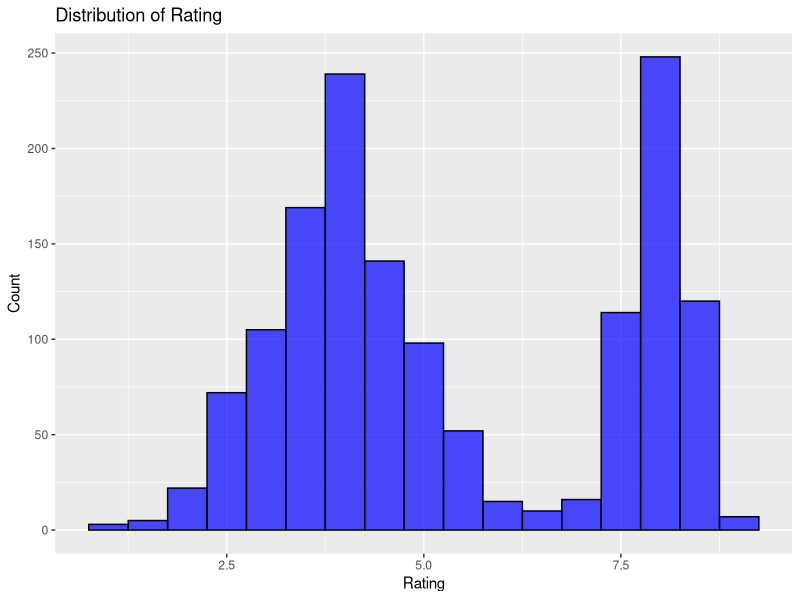
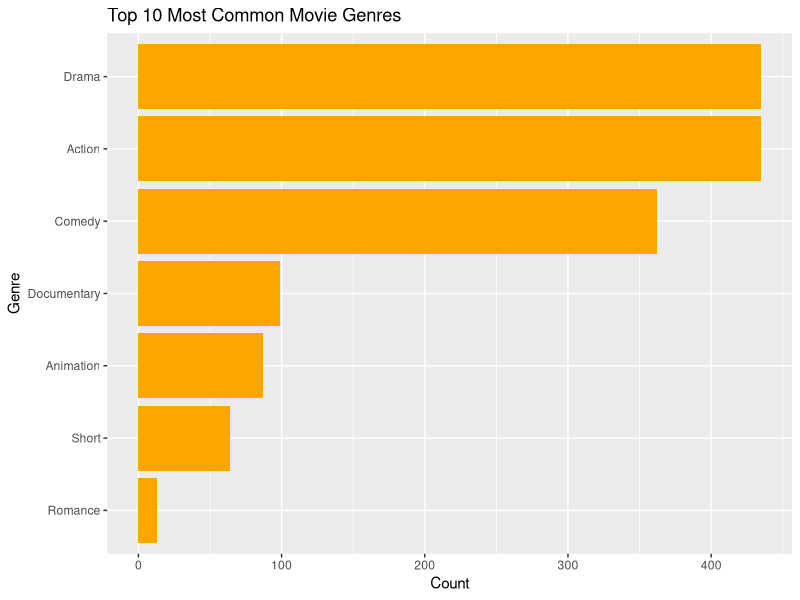
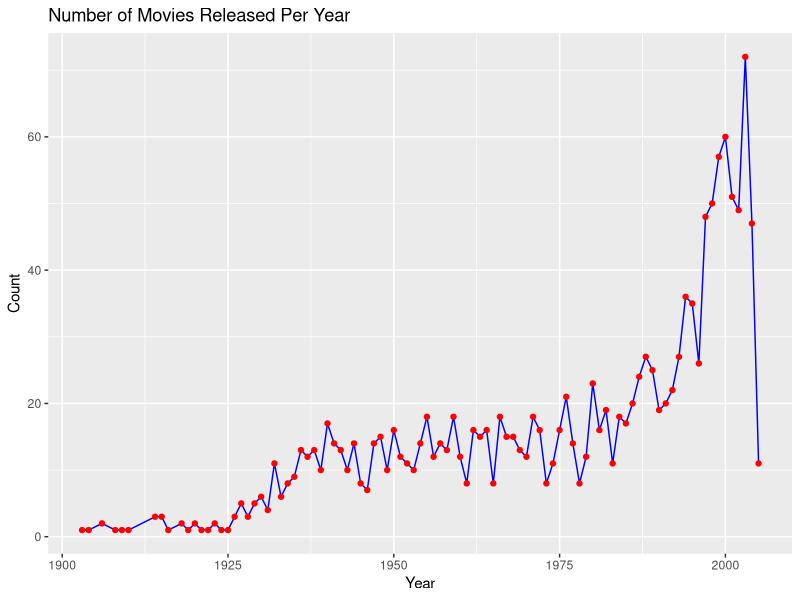
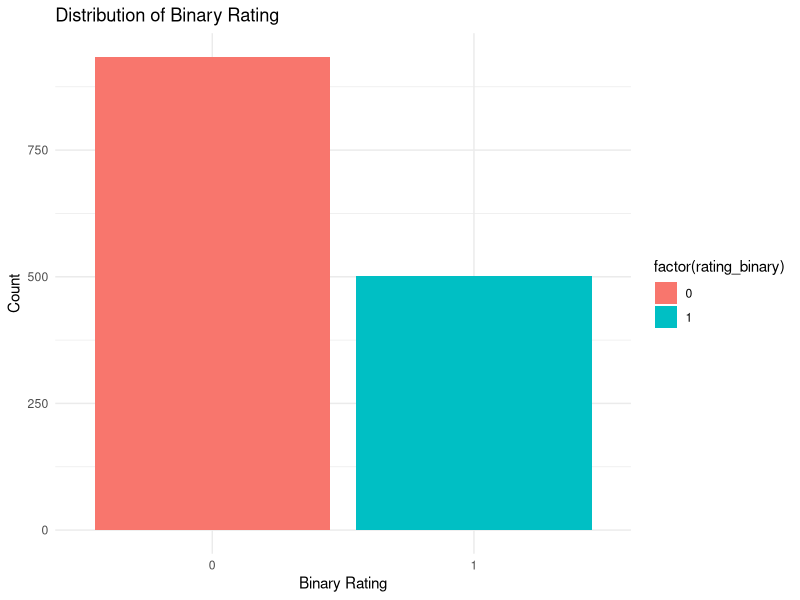
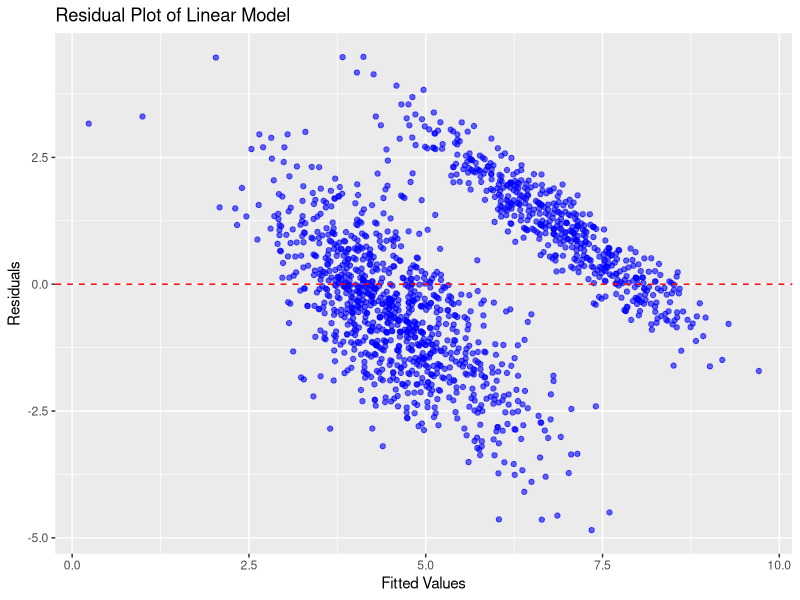
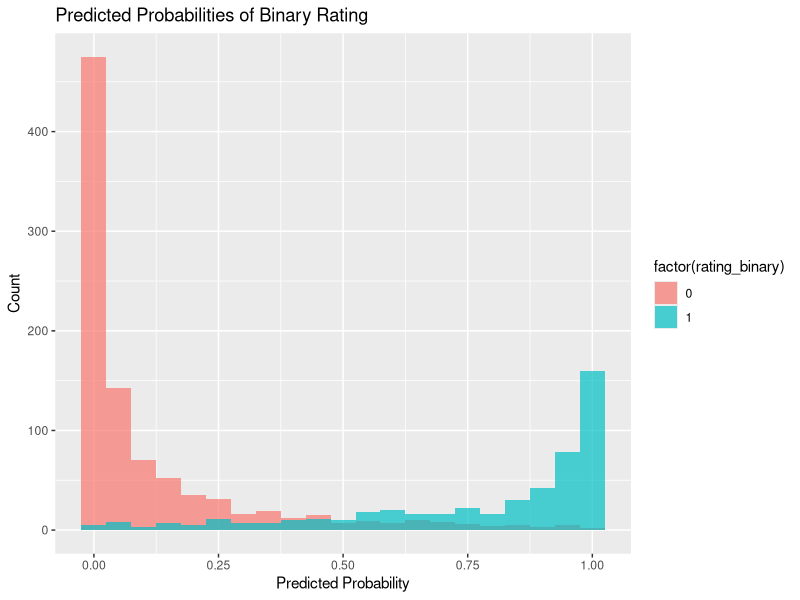

The R source for these figures, in order:
## ---- chunk 1
library(tidyverse)
library(ggplot2)
library(lmtest)
## ---- chunk 2
data <- read.csv("dataset10.csv")
str(data)
summary(data)
## ---- chunk 3
data1 <- na.omit(data)
## ---- chunk 4
ggplot(data1, aes(x = rating)) +
  geom_histogram(binwidth = 0.5, fill = "blue", color = "black", alpha = 0.7) +
  labs(title = "Distribution of Rating", x = "Rating", y = "Count")
## ---- chunk 5
genre_count <- data %>%
  separate_rows(genre, sep = "\\|") %>%
  count(genre, sort = TRUE) %>%
  head(10)

ggplot(genre_count, aes(x = reorder(genre, n), y = n)) +
  geom_bar(stat = "identity", fill = "orange") +
  coord_flip() +
  labs(title = "Top 10 Most Common Movie Genres", x = "Genre", y = "Count")
## ---- chunk 6
movies_per_year <- data %>%
  group_by(year) %>%
  summarize(count = n())

ggplot(movies_per_year, aes(x = year, y = count)) +
  geom_line(color = "blue") +
  geom_point(color = "red") +
  labs(title = "Number of Movies Released Per Year", x = "Year", y = "Count")
## ---- chunk 7
data1$rating_binary <- ifelse(data1$rating >= 7, 1, 0)

ggplot(data1, aes(x = factor(rating_binary), fill = factor(rating_binary))) +
  geom_bar() +
  theme_minimal() +
  labs(title = "Distribution of Binary Rating", x = "Binary Rating", y = "Count")
## ---- chunk 8
data1$genre_num <- as.factor(data1$genre)
model1 <- lm(rating ~ length + budget + votes + genre_num, data = data1)
summary(model1)
## ---- chunk 9
ggplot(data1, aes(x = model1$fitted.values, y = model1$residuals)) +
  geom_point(color = "blue", alpha = 0.6) +
  geom_hline(yintercept = 0, linetype = "dashed", color = "red") +
  labs(title = "Residual Plot of Linear Model", x = "Fitted Values", y = "Residuals")
## ---- chunk 10
model2 <- glm(rating_binary ~ length + budget + votes + genre_num, data = data1, family = binomial)
summary(model2)

model3 <- glm(rating_binary ~ year + length + budget + votes + genre_num, data = data1)
summary(model3)
## ---- chunk 11
AIC(model2, model3)
BIC(model2, model3)
## ---- chunk 12
wald_test1 <- coeftest(model2)
wald_test2 <- coeftest(model3)
## ---- chunk 13
data1$predicted_probs <- predict(model2, type = "response")
ggplot(data1, aes(x = predicted_probs, fill = factor(rating_binary))) +
  geom_histogram(binwidth = 0.05, alpha = 0.7, position = "identity") +
  labs(title = "Predicted Probabilities of Binary Rating", x = "Predicted Probability", y = "Count")
